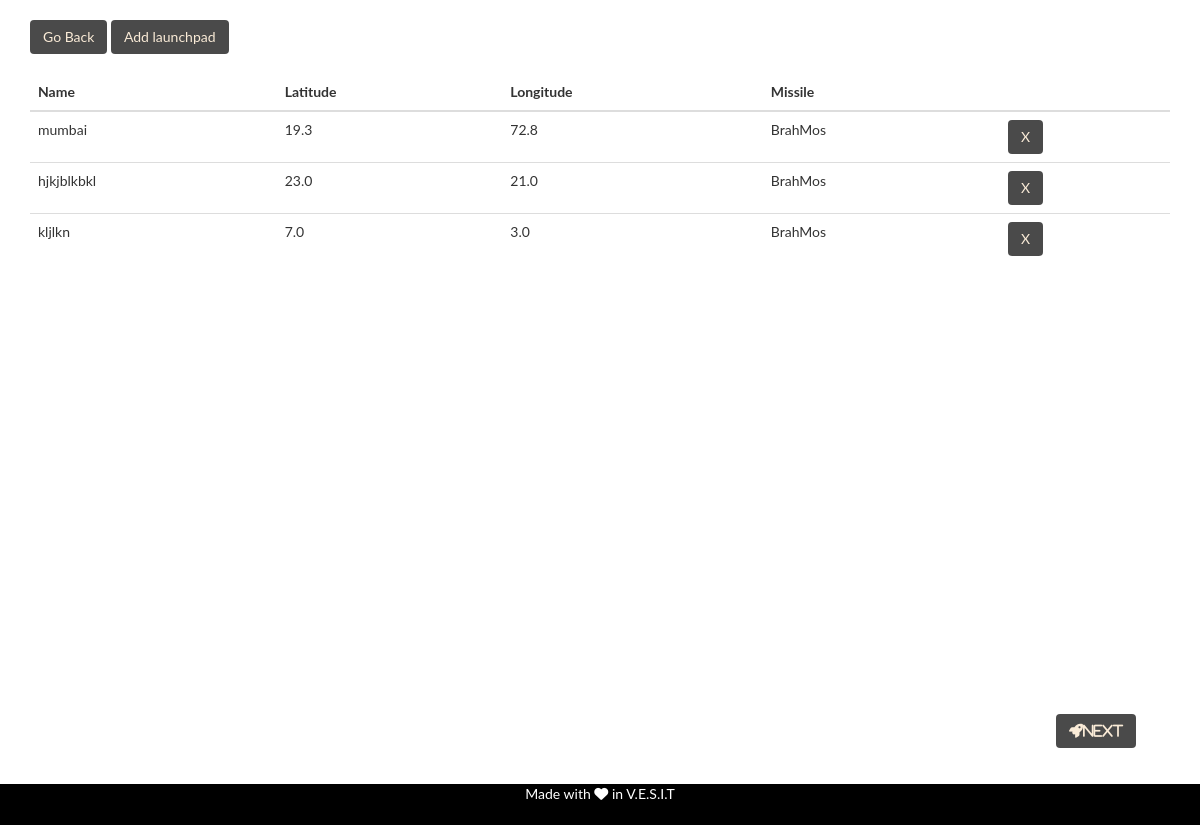
Before: /app/launchpad with the older database file.
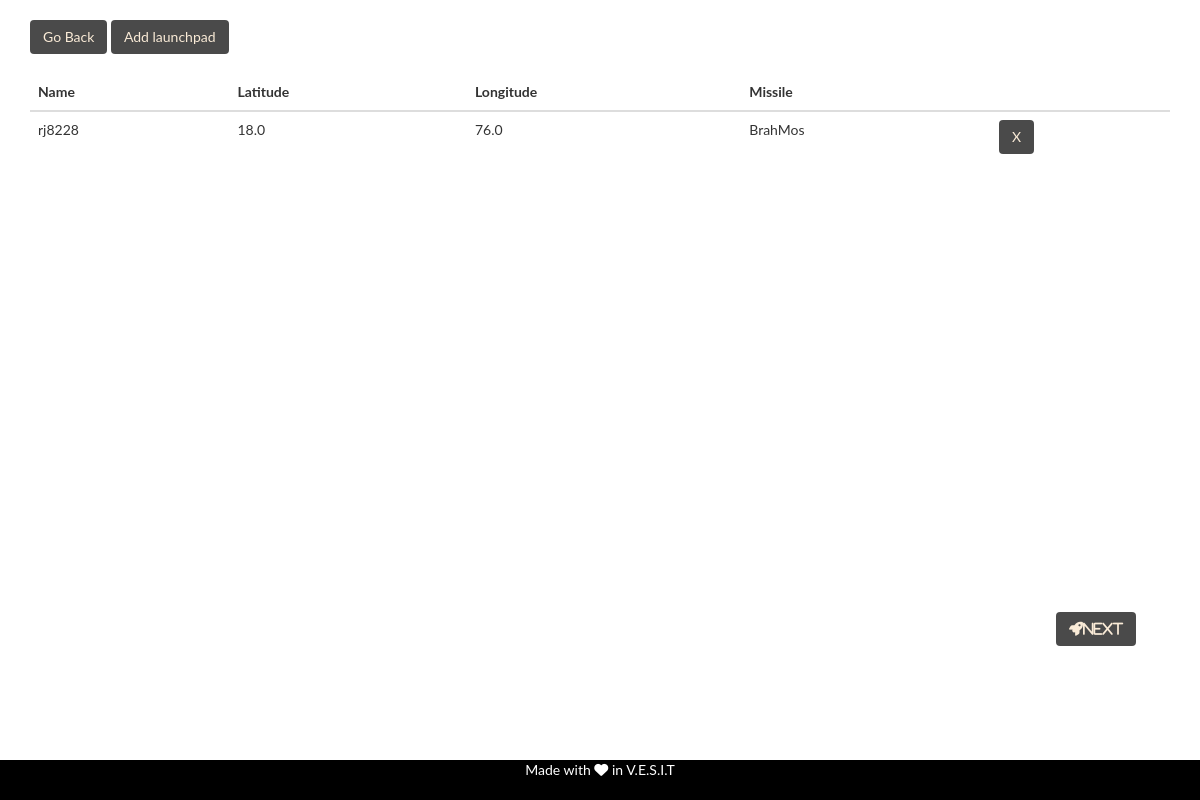
After: the same page with the newer database file.
### app/models.py (models this page shows)
class launchpad(models.Model):
    user=models.CharField(max_length=30)
    name=models.CharField(max_length=30)
    latitude=models.FloatField()
    longitude=models.FloatField()
    altitude=models.FloatField(default=0, null=True)
    missile=models.CharField(default= 'No missile', max_length=30)

### app/views.py (the view)
# urls.py: path('/launch',views.launch_attack,name='launch'),
def launch(request):
    if request.method == 'GET':
        id=request.user.username
        data=launchpad.objects.filter(user=id)
        print("\n\n\n",data)
        data=serializers.serialize('json', data)
        dat =   data.replace("'","\"")
        d = json.loads(dat)
        return render(request,'app/launchpad.html',{'launch_pads':d})
    elif request.method == 'POST':
        return JsonResponse({'success': 'true'})

### app/templates/app/launchpad.html (shortened to what this page needs)
{% include 'app/base.html' %}
{% load static %}
<html>
<head>
    <link rel = "stylesheet" href = "http://cdn.leafletjs.com/leaflet-0.7.3/leaflet.css"/>
    <link rel="stylesheet" href="{% static 'css/app.css' %}">
   </head>
{% block content %}
<div class='container'>
 <div id='launchpad-btn'>
  <a href="{% url 'home' %}" class="btn btn-dark">Go Back</a>
  <a href="{% url 'new_lpd' %}" class="btn btn-dark">Add launchpad</a><br><br>
</div>
  <table class="table">
    <thead class="thead-inverse">
      <tr>
        <th>Name</th>
        <th>Latitude</th>
        <th>Longitude</th>
        <th>Missile</th>
        <th></th>
      </tr>
    </thead>
    <tbody>
      {% for pad_info in launch_pads %}
        <tr id={{pad_info.fields.name}}>
          <td class="align-middle">{{ pad_info.fields.name }}</td>
          <td class="align-middle">{{ pad_info.fields.latitude }}</td>
          <td class="align-middle">{{ pad_info.fields.longitude }}</td>
          <td class="align-middle">{{ pad_info.fields.missile }}</td>
          <td><form action="{% url 'del_launchpad' %}" method="POST">
                 <button class = "btn btn-dark grey darken-2" name="DeleteButton" value="{{ pad_info.fields.name }}">X</button>
              </form>
          </td>
        </tr>
      {% endfor %}
    </tbody>
  </table>
  <div id = "map" ></div>
<a href="{% url 'upload' %}"> {% include 'app/next_button.html' %} </a>
</div>
{% endblock %}

### app/templates/app/base.html (shortened to what this page needs)
{% load static %}<!DOCTYPE html>
<html>
  <head>
    <link rel="stylesheet" href="https://maxcdn.bootstrapcdn.com/bootstrap/3.4.1/css/bootstrap.min.css">
    <link rel="stylesheet" href="{% static 'css/app.css' %}">
  </head>
  <body>
   <footer>
   <div class="footer"> Made with <i class="fa fa-heart pulse"></i> in V.E.S.I.T</div>
   </footer>
  </body>
</html>

### app/templates/app/next_button.html (shortened to what this page needs)
<!doctype html>
{% load static %}
<html>
  <head>
    <link rel="stylesheet" href="https://maxcdn.bootstrapcdn.com/bootstrap/3.4.1/css/bootstrap.min.css">
    <link href="{% static '/app/css/app.css' %}" rel="stylesheet" type="text/css" >
  </head>
  <body>
      <div class = 'next-btn'>
     <button class="btn  btn-dark"><i class="fas fa-rocket">next</i></button>
      </div>
</body>
</html>

### app/static/app/css/app.css (style rules this page uses)
body { font-family: "Lato", sans-serif; }
.next-btn { padding-top: 20px; text-decoration: none; padding-left:90%; padding-bottom: 20px; margin-bottom: 5%; }
#launchpad-btn { padding-top: 20px; }
#map { width: 100%; height: 410px }
.footer { position: fixed; left: 0; bottom: 0; width: 100%; background-color:#000; color: white; text-align: center; height:5%; }
.btn-dark { background-color: rgba(0, 0, 0, 0.71); color:antiquewhite; }

Changed rows visible on the page:
removed launchpad: fields.name "mumbai", fields.latitude "19.3", fields.longitude "72.8", fields.missile "BrahMos"
removed launchpad: fields.name "hjkjblkbkl", fields.latitude "23.0", fields.longitude "21.0", fields.missile "BrahMos"
removed launchpad: fields.name "kljlkn", fields.latitude "7.0", fields.longitude "3.0", fields.missile "BrahMos"
added launchpad: fields.name "rj8228", fields.latitude "18.0", fields.longitude "76.0", fields.missile "BrahMos"
